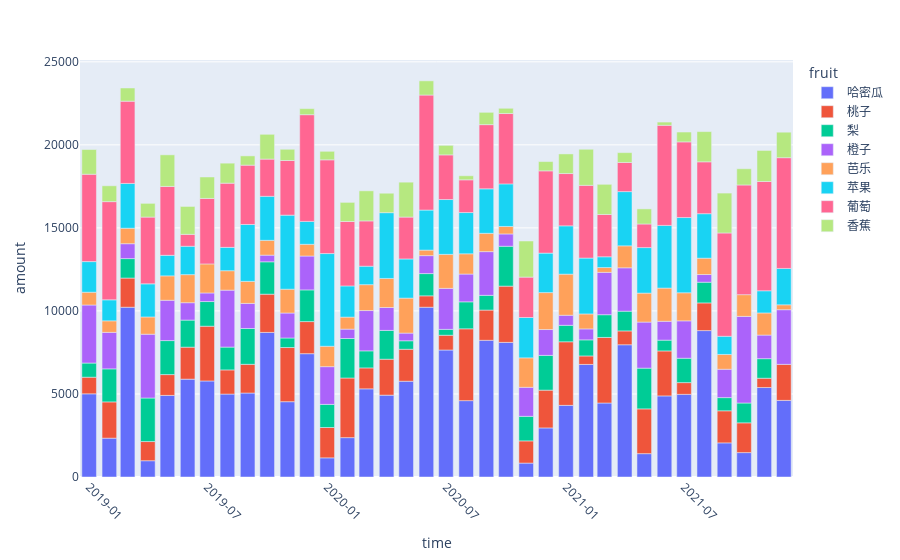

Notebook source saved alongside this figure:
### Code cell
fig5 = px.bar(
    df6,
    x = "time",
    y = "amount",
    color = "fruit",
    hover_data={"time": "|%Y年%m月"}
)
fig5.update_layout(
    xaxis_tickangle = 45,
    xaxis_tickformat = "%Y-%m",
    yaxis_tickformat = "0"
)

fig5.show()

### Figure 1 — Plotly figure (JSON) as saved in the notebook; plotly's stock layout.template omitted (floating-point values rounded to 4 significant figures)
{"data": [{"alignmentgroup": "True", "hovertemplate": "fruit=哈密瓜<br>time=%{x|%Y年%m月}<br>amount=%{y}<extra></extra>", "legendgroup": "哈密瓜", "marker": {"color": "#636efa", "pattern": {"shape": ""}}, "name": "哈密瓜", "offsetgroup": "哈密瓜", "orientation": "v", "showlegend": true, "textposition": "auto", "type": "bar", "x": ["2019-01", "2019-02", "2019-03", "2019-04", "2019-05", "2019-06", "2019-07", "2019-08", "2019-09", "2019-10", "2019-11", "2019-12", "2020-01", "2020-02", "2020-03", "2020-04", "2020-05", "2020-06", "2020-07", "2020-08", "2020-09", "2020-10", "2020-11", "2020-12", "2021-01", "2021-02", "2021-03", "2021-04", "2021-05", "2021-06", "2021-07", "2021-08", "2021-09", "2021-10", "2021-11", "2021-12"], "xaxis": "x", "y": [5009.0, 2338.0, 10220.0, 979.6, 4914.0, 5893.0, 5783.0, 4993.0, 5056, 8706.0, 4535.0, 7426, 1153.0, 2370, 5309.0, 4930.0, 5767, 10220.0, 7647.0, 4598.0, 8232.0, 8105.0, 837.4, 2955.0, 4313.0, 6778.0, 4456.0, 7963.0, 1406.0, 4882.0, 4977, 8816.0, 2054, 1469.0, 5388.0, 4614.0], "yaxis": "y"}, {"alignmentgroup": "True", "hovertemplate": "fruit=桃子<br>time=%{x|%Y年%m月}<br>amount=%{y}<extra></extra>", "legendgroup": "桃子", "marker": {"color": "#EF553B", "pattern": {"shape": ""}}, "name": "桃子", "offsetgroup": "桃子", "orientation": "v", "showlegend": true, "textposition": "auto", "type": "bar", "x": ["2019-01", "2019-02", "2019-03", "2019-04", "2019-05", "2019-06", "2019-07", "2019-08", "2019-09", "2019-10", "2019-11", "2019-12", "2020-01", "2020-02", "2020-03", "2020-04", "2020-05", "2020-06", "2020-07", "2020-08", "2020-09", "2020-10", "2020-11", "2020-12", "2021-01", "2021-02", "2021-03", "2021-04", "2021-05", "2021-06", "2021-07", "2021-08", "2021-09", "2021-10", "2021-11", "2021-12"], "xaxis": "x", "y": [1001, 2184, 1757, 1155, 1253, 1925, 3297, 1456, 1729, 2303, 3262, 1932, 1827, 3591, 1260, 2163, 1925, 686, 889, 4326, 1820, 3388, 1337, 2275, 3829, 511, 3948, 833, 2695, 2709, 707, 1666, 1932, 1792, 560, 2170], "yaxis": "y"}, {"alignmentgroup": "True", "hovertemplate": "fruit=梨<br>time=%{x|%Y年%m月}<br>amount=%{y}<extra></extra>", "legendgroup": "梨", "marker": {"color": "#00cc96", "pattern": {"shape": ""}}, "name": "梨", "offsetgroup": "梨", "orientation": "v", "showlegend": true, "textposition": "auto", "type": "bar", "x": ["2019-01", "2019-02", "2019-03", "2019-04", "2019-05", "2019-06", "2019-07", "2019-08", "2019-09", "2019-10", "2019-11", "2019-12", "2020-01", "2020-02", "2020-03", "2020-04", "2020-05", "2020-06", "2020-07", "2020-08", "2020-09", "2020-10", "2020-11", "2020-12", "2021-01", "2021-02", "2021-03", "2021-04", "2021-05", "2021-06", "2021-07", "2021-08", "2021-09", "2021-10", "2021-11"], "xaxis": "x", "y": [852.6, 1989.0, 1172.0, 2622.0, 2047.0, 1630.0, 1485.0, 1375.0, 2158.0, 1949.0, 574.2, 1908.0, 1392, 2378, 1027.0, 1734.0, 510.4, 1340.0, 353.8, 1624.0, 887.4, 2401.0, 1479, 2094.0, 991.8, 968.6, 1369.0, 1189, 2453.0, 649.6, 1467.0, 1247, 794.6, 1195.0, 1177.0], "yaxis": "y"}, {"alignmentgroup": "True", "hovertemplate": "fruit=橙子<br>time=%{x|%Y年%m月}<br>amount=%{y}<extra></extra>", "legendgroup": "橙子", "marker": {"color": "#ab63fa", "pattern": {"shape": ""}}, "name": "橙子", "offsetgroup": "橙子", "orientation": "v", "showlegend": true, "textposition": "auto", "type": "bar", "x": ["2019-01", "2019-02", "2019-03", "2019-04", "2019-05", "2019-06", "2019-07", "2019-08", "2019-09", "2019-10", "2019-11", "2019-12", "2020-01", "2020-02", "2020-03", "2020-04", "2020-05", "2020-06", "2020-07", "2020-08", "2020-09", "2020-10", "2020-11", "2020-12", "2021-01", "2021-02", "2021-03", "2021-04", "2021-05", "2021-06", "2021-07", "2021-08", "2021-09", "2021-10", "2021-11", "2021-12"], "xaxis": "x", "y": [3495.0, 2196.0, 897.6, 3842, 2428.0, 1047.0, 516.8, 3427.0, 1510.0, 401.2, 1503.0, 2040, 2271.0, 564.4, 2428.0, 1380.0, 462.4, 1081.0, 2468.0, 1673.0, 2632.0, 741.2, 1748.0, 1557.0, 605.2, 659.6, 2550, 2611.0, 2774.0, 1136.0, 2251.0, 462.4, 1707.0, 5216.0, 1421.0, 3291.0], "yaxis": "y"}, {"alignmentgroup": "True", "hovertemplate": "fruit=芭乐<br>time=%{x|%Y年%m月}<br>amount=%{y}<extra></extra>", "legendgroup": "芭乐", "marker": {"color": "#FFA15A", "pattern": {"shape": ""}}, "name": "芭乐", "offsetgroup": "芭乐", "orientation": "v", "showlegend": true, "textposition": "auto", "type": "bar", "x": ["2019-01", "2019-02", "2019-03", "2019-04", "2019-05", "2019-06", "2019-07", "2019-08", "2019-09", "2019-10", "2019-11", "2019-12", "2020-01", "2020-02", "2020-03", "2020-04", "2020-05", "2020-06", "2020-07", "2020-08", "2020-09", "2020-10", "2020-11", "2020-12", "2021-01", "2021-02", "2021-03", "2021-04", "2021-05", "2021-06", "2021-07", "2021-08", "2021-09", "2021-10", "2021-11", "2021-12"], "xaxis": "x", "y": [769.3, 695.8, 931, 1039.0, 1470, 1690.0, 1749.0, 1171.0, 1328.0, 891.8, 1436.0, 705.6, 1230.0, 725.2, 1558.0, 1749.0, 2107, 333.2, 2048.0, 1220.0, 1102.0, 450.8, 1774.0, 2225.0, 2474.0, 901.6, 289.1, 1323, 1744.0, 1999.0, 1690.0, 984.9, 891.8, 1308.0, 1333.0, 294], "yaxis": "y"}, {"alignmentgroup": "True", "hovertemplate": "fruit=苹果<br>time=%{x|%Y年%m月}<br>amount=%{y}<extra></extra>", "legendgroup": "苹果", "marker": {"color": "#19d3f3", "pattern": {"shape": ""}}, "name": "苹果", "offsetgroup": "苹果", "orientation": "v", "showlegend": true, "textposition": "auto", "type": "bar", "x": ["2019-01", "2019-02", "2019-03", "2019-04", "2019-05", "2019-06", "2019-08", "2019-09", "2019-10", "2019-11", "2019-12", "2020-01", "2020-02", "2020-03", "2020-04", "2020-05", "2020-06", "2020-07", "2020-08", "2020-09", "2020-10", "2020-11", "2020-12", "2021-01", "2021-02", "2021-03", "2021-04", "2021-05", "2021-06", "2021-07", "2021-08", "2021-09", "2021-11", "2021-12"], "xaxis": "x", "y": [1842.0, 1264.0, 2697.0, 1994.0, 1237.0, 1709.0, 1406.0, 3426.0, 2652.0, 4459.0, 1380.0, 5580.0, 1878.0, 1112.0, 3960.0, 2358.0, 2412.0, 3302.0, 2483.0, 2679.0, 2563.0, 2430.0, 2376.0, 2910.0, 3364.0, 649.7, 3266.0, 2741.0, 3774.0, 4530.0, 2679.0, 1095.0, 1335, 2189.0], "yaxis": "y"}, {"alignmentgroup": "True", "hovertemplate": "fruit=葡萄<br>time=%{x|%Y年%m月}<br>amount=%{y}<extra></extra>", "legendgroup": "葡萄", "marker": {"color": "#FF6692", "pattern": {"shape": ""}}, "name": "葡萄", "offsetgroup": "葡萄", "orientation": "v", "showlegend": true, "textposition": "auto", "type": "bar", "x": ["2019-01", "2019-02", "2019-03", "2019-04", "2019-05", "2019-06", "2019-07", "2019-08", "2019-09", "2019-10", "2019-11", "2019-12", "2020-01", "2020-02", "2020-03", "2020-05", "2020-06", "2020-07", "2020-08", "2020-09", "2020-10", "2020-11", "2020-12", "2021-01", "2021-02", "2021-03", "2021-04", "2021-05", "2021-06", "2021-07", "2021-08", "2021-09", "2021-10", "2021-11", "2021-12"], "xaxis": "x", "y": [5261.0, 5914.0, 4954.0, 4019.0, 4147.0, 716.8, 3942.0, 3866.0, 3571.0, 2240, 3290.0, 6426.0, 5645.0, 3878.0, 2726.0, 2522.0, 6925.0, 2688, 1971.0, 3866.0, 4237.0, 2432, 4954.0, 3149.0, 4378.0, 2547.0, 1754.0, 1421.0, 6029.0, 4557.0, 3123.0, 6221.0, 6605.0, 6579.0, 6669.0], "yaxis": "y"}, {"alignmentgroup": "True", "hovertemplate": "fruit=香蕉<br>time=%{x|%Y年%m月}<br>amount=%{y}<extra></extra>", "legendgroup": "香蕉", "marker": {"color": "#B6E880", "pattern": {"shape": ""}}, "name": "香蕉", "offsetgroup": "香蕉", "orientation": "v", "showlegend": true, "textposition": "auto", "type": "bar", "x": ["2019-01", "2019-02", "2019-03", "2019-04", "2019-05", "2019-06", "2019-07", "2019-08", "2019-09", "2019-10", "2019-11", "2019-12", "2020-01", "2020-02", "2020-03", "2020-04", "2020-05", "2020-06", "2020-07", "2020-08", "2020-09", "2020-10", "2020-11", "2020-12", "2021-01", "2021-02", "2021-03", "2021-04", "2021-05", "2021-06", "2021-07", "2021-08", "2021-09", "2021-10", "2021-11", "2021-12"], "xaxis": "x", "y": [1490.0, 953.8, 794.2, 828.4, 1904.0, 1680.0, 1292, 1205.0, 558.6, 1493.0, 676.4, 364.8, 513, 1151.0, 1813.0, 1170.0, 2101.0, 855, 573.8, 243.2, 741, 315.4, 2174.0, 558.6, 1182.0, 2174.0, 1816.0, 592.8, 908.2, 193.8, 592.8, 1820.0, 2402.0, 976.6, 1870.0, 1535.0], "yaxis": "y"}], "layout": {"barmode": "relative", "legend": {"title": {"text": "fruit"}, "tracegroupgap": 0}, "margin": {"t": 60}, "xaxis": {"anchor": "y", "domain": [0, 1], "tickangle": 45, "tickformat": "%Y-%m", "title": {"text": "time"}}, "yaxis": {"anchor": "x", "domain": [0, 1], "tickformat": "0", "title": {"text": "amount"}}}}
